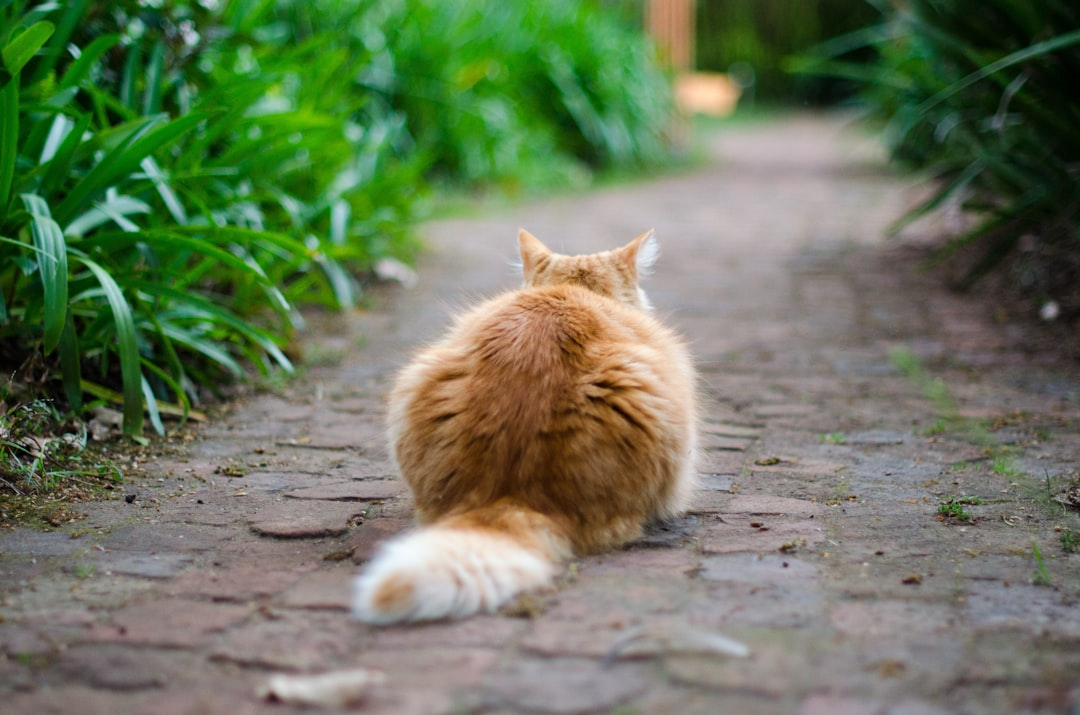
#> input picture dataset/cat/cat_1.jpg, 1080 x 715 px
$ python run_pcd.py
#> lines starting #> are read from the running program, lines starting #| are printed output that depends on the picture
#> in main_cli, img1 is the input picture: shape (715, 1080, 3); mean B, G, R 91.1, 118.4, 105.9
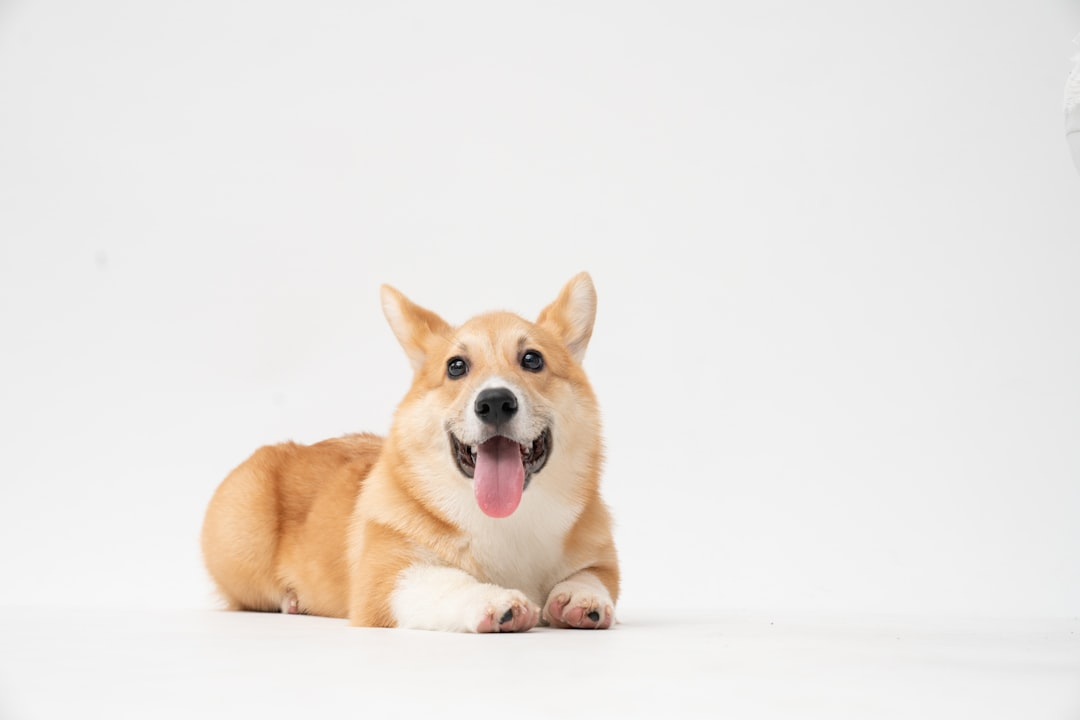
#> input picture dataset/dog/dog_1.jpg, 1080 x 720 px
#> in main_cli, img2 is the input picture: shape (720, 1080, 3); mean B, G, R 226, 230.3, 235.3
### pcd_operations.py
"""
Modul Operasi Pengolahan Citra Digital (PCD)
--------------------------------------------
Mencakup implementasi fungsi-fungsi dasar PCD:
1. Citra Negatif
2. Konversi Citra Berwarna ke Grayscale
3. Image Brightening (Pencerahan Citra)
4. Operasi Aritmetika Dua Citra (Penjumlahan, Pengurangan, Perkalian, Pembagian, Blending)
5. Operasi Geometri (Translasi, Rotasi, Flipping, Zooming)
6. Histogram Citra dan Ekualisasi Histogram
7. Thresholding Citra (Manual/Global, Otsu, dan Adaptive)
"""

import cv2
import numpy as np


# ==============================================================================
# 1. MEMBUAT CITRA NEGATIF
# ==============================================================================
def citra_negatif(image: np.ndarray) -> np.ndarray:
    """
    Membuat citra negatif dari citra input (grayscale atau berwarna).
    Rumus matematis:
        s = (L - 1) - r = 255 - r
    di mana r adalah nilai intensitas piksel asli, dan s adalah intensitas baru.
    """
    # 255 - image secara otomatis membalik seluruh nilai piksel per kanal
    return 255 - image


# ==============================================================================
# 2. MENGUBAH CITRA BERWARNA MENJADI GRAYSCALE
# ==============================================================================
def rgb_to_grayscale(image: np.ndarray, method: str = "luminosity") -> np.ndarray:
    """
    Mengubah citra berwarna (BGR/RGB) menjadi citra grayscale.

    Metode yang tersedia:
    - 'luminosity' (CIE / ITU-R BT.601):
        Y = 0.299*R + 0.587*G + 0.114*B
        (Memperhitungkan sensitivitas mata manusia terhadap warna hijau)
    - 'average':
        Y = (R + G + B) / 3
    - 'lightness':
        Y = (max(R, G, B) + min(R, G, B)) / 2
    - 'opencv':
        Menggunakan cv2.cvtColor(image, cv2.COLOR_BGR2GRAY)
    """
#> called with method = 'luminosity'
    if len(image.shape) == 2:
        # Sudah grayscale
        return image.copy()

    # OpenCV membaca citra dalam format BGR
    b = image[:, :, 0].astype(np.float32)
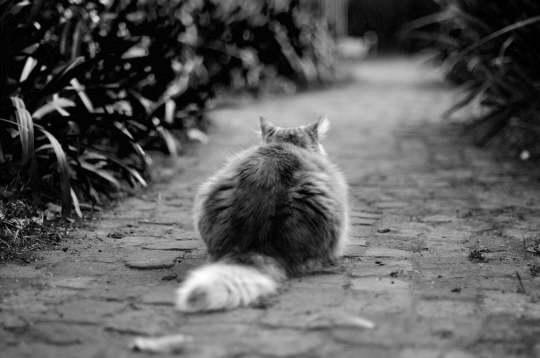
#> b: shape (715, 1080) float32 (shown at 1/2 size); min 0, max 255, mean 91.1
    g = image[:, :, 1].astype(np.float32)
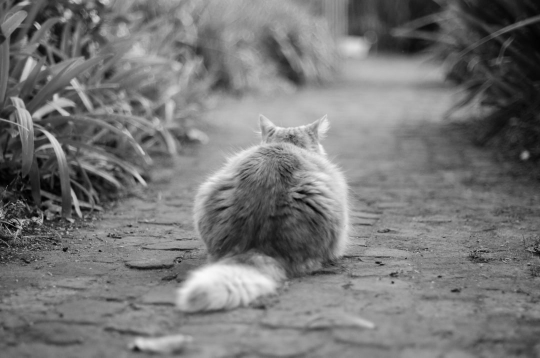
#> g: shape (715, 1080) float32 (shown at 1/2 size); min 0, max 251, mean 118.4
    r = image[:, :, 2].astype(np.float32)
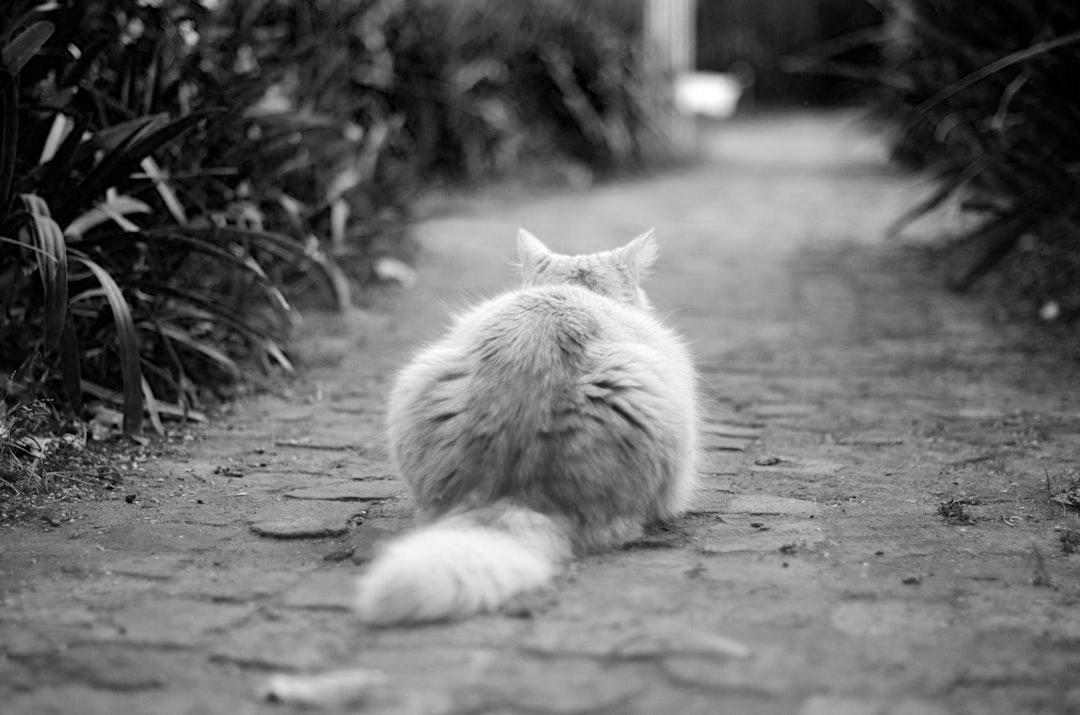
#> r: shape (715, 1080) float32; min 0, max 255, mean 105.9

    method = method.lower()
    if method == "luminosity":
        gray = 0.299 * r + 0.587 * g + 0.114 * b
    elif method == "average":
        gray = (r + g + b) / 3.0
    elif method == "lightness":
        max_c = np.maximum(np.maximum(r, g), b)
        min_c = np.minimum(np.minimum(r, g), b)
        gray = (max_c + min_c) / 2.0
    elif method == "opencv":
        return cv2.cvtColor(image, cv2.COLOR_BGR2GRAY)
    else:
        raise ValueError(f"Metode grayscale '{method}' tidak dikenali. Pilih: luminosity, average, lightness, opencv")

    # Pastikan hasil dalam rentang [0, 255] dan tipe uint8
    gray_clipped = np.clip(gray, 0, 255).astype(np.uint8)
#> (the rest of the program and of its run is left out)
